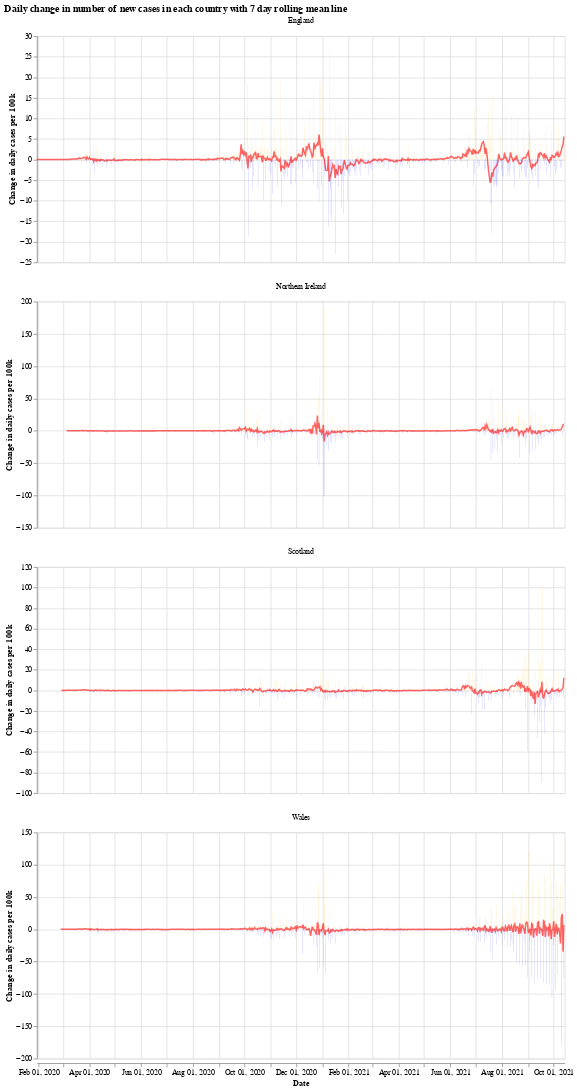

Notebook code for this chart:
### Markdown cell above
We will use the Python library `Altair` for visualising the data, see the [altair docs](https://altair-viz.github.io/) for more information.

First we have a graph which shows the daily change in the number of new cases for each country. This number jumps up and down all over the place, which is likely due to delay in reporting of new cases over the weekend. Another interesting thing is that it looks like the daily cases in Wales experienced a much shorter period of calm over the summer (calm in the sense of daily cases not jumping up and down).

The orange bars are days when the number of new cases (per 100k population) was more than the previous day, while the blue are days when the number of new cases dropped. The red line is the 7 day moving average. 

When the moving average line is below 0, it means that there is a consistent drop in new cases. We can see this clearly happening around the times that lockdowns were introduced (though, to varying degrees). I will update the graphs soon with a marker of when each lockdown started.

### Code cell
# collapse
import altair as alt

bars = alt.Chart(uk_cases).mark_bar().encode(
    x=alt.X("yearmonthdate(date):T", axis=alt.Axis(title='Date')),
    y=alt.Y("casesChangeRate:Q", axis=alt.Axis(title='Change in daily cases per 100k')),
    tooltip='casesChange',
    color=alt.condition(
        alt.datum.casesChangeRate > 0,
        alt.value("orange"),  # The positive color
        alt.value("blue")  # The negative color
    )
).properties(title='Daily change in number of new cases with 7 day rolling mean',width=700).interactive()

line = alt.Chart(uk_cases).mark_line(
    color='red',
    size=2,
    opacity=0.6
).transform_window(
    rolling_mean='mean(casesChangeRate)',
    frame=[0, 7],
    groupby=['areaName']
).encode(
    x='yearmonthdate(date):T',
    y='rolling_mean:Q'
)

alt.layer(bars, line, data=uk_cases).facet(alt.Column(
    'areaName', title=''), columns=1).resolve_scale(y='independent').properties(title='Daily change in number of new cases in each country with 7 day rolling mean line')

### Figure 1 — Vega-Lite specification as saved in the notebook (floating-point values rounded to 4 significant figures; data arrays with more than 128 entries replaced by an {"elided": "..."} marker saying what was removed)
{"config": {"view": {"continuousWidth": 400, "continuousHeight": 300}}, "data": {"name": "data-c5e733f06bc81862e470872193c7f9ad"}, "facet": {"type": "nominal", "field": "areaName", "title": ""}, "spec": {"layer": [{"mark": "bar", "encoding": {"color": {"condition": {"value": "orange", "test": "(datum.casesChangeRate > 0)"}, "value": "blue"}, "tooltip": {"type": "quantitative", "field": "casesChange"}, "x": {"type": "temporal", "axis": {"title": "Date"}, "field": "date", "timeUnit": "yearmonthdate"}, "y": {"type": "quantitative", "axis": {"title": "Change in daily cases per 100k"}, "field": "casesChangeRate"}}, "selection": {"selector001": {"type": "interval", "bind": "scales", "encodings": ["x", "y"]}}, "title": "Daily change in number of new cases with 7 day rolling mean", "width": 700}, {"mark": {"type": "line", "color": "red", "opacity": 0.6, "size": 2}, "encoding": {"x": {"type": "temporal", "field": "date", "timeUnit": "yearmonthdate"}, "y": {"type": "quantitative", "field": "rolling_mean"}}, "transform": [{"window": [{"op": "mean", "field": "casesChangeRate", "as": "rolling_mean"}], "frame": [0, 7], "groupby": ["areaName"]}]}]}, "columns": 1, "resolve": {"scale": {"y": "independent"}}, "title": "Daily change in number of new cases in each country with 7 day rolling mean line", "$schema": "https://vega.github.io/schema/vega-lite/v4.8.1.json", "datasets": {"data-c5e733f06bc81862e470872193c7f9ad": {"elided": "2400 records"}}}
